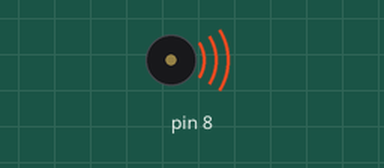
Bench run of a sketch on a simulated Arduino Uno, built with avr-gcc and run on an emulated ATmega328P. Shown: buzzer (waves = sounding).

Above: at 0.5 s.
At 7.6 s:
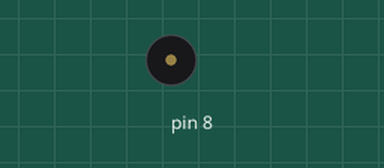
Timing chart, 0 to 14.0 s (numbered marks = the images above):
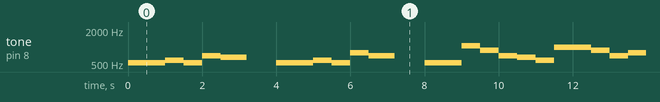

The sketch:

happy-birthday.ino
```cpp
//Alberto - Happy Birthday
//2019.08.28

#include "pitches.h"

// notes in the melody:
int melody[] = {
  NOTE_C5, NOTE_D5, NOTE_E5, NOTE_F5, NOTE_G5, NOTE_A5, NOTE_B5, NOTE_C6};
int duration = 500;  // 500 miliseconds

void setup() {

}

void loop() {
  // Primera Parte
  tone(8, melody[0], duration);
  delay(500);

  tone(8, melody[0], duration);
  delay(500);

  tone(8, melody[1], duration);
  delay(500);

  tone(8, melody[0], duration);
  delay(500);

  tone(8, melody[3], duration);
  delay(500);

  tone(8, melody[2], duration+200);
  delay(500);

  delay(1000);
  // Segunda Parte
  tone(8, melody[0], duration);
  delay(500);

  tone(8, melody[0], duration);
  delay(500);

  tone(8, melody[1], duration);
  delay(500);

  tone(8, melody[0], duration);
  delay(500);

  tone(8, melody[4], duration);
  delay(500);

  tone(8, melody[3], duration+200);
  delay(500);

  delay(1000);

  // Tercera Parte
  tone(8, melody[0], duration);
  delay(500);

  tone(8, melody[0], duration);
  delay(500);

  tone(8, melody[7], duration);
  delay(500);

  tone(8, melody[5], duration);
  delay(500);

  tone(8, melody[3], duration);
  delay(500);

   tone(8, melody[2], duration);
   delay(500);

   tone(8, melody[1], duration);
   delay(500);

   tone(8, melody[6], duration);
   delay(500);

   tone(8, melody[6], duration);
   delay(500);

   tone(8, melody[5], duration);
   delay(500);

   tone(8, melody[3], duration);
   delay(500);

   tone(8, melody[4], duration);
   delay(500);

   tone(8, melody[3], duration+300);
   delay(500);


  // restart after two seconds
  delay(7000);
}
```

Measured:
- by itself, tone on pin 8: plays 523 Hz for 1.0 s, 587 Hz for 0.50 s, 523 Hz for 0.50 s, 698 Hz for 0.50 s, 659 Hz for 0.70 s, 523 Hz for 1.0 s … (127 notes in this stretch)
